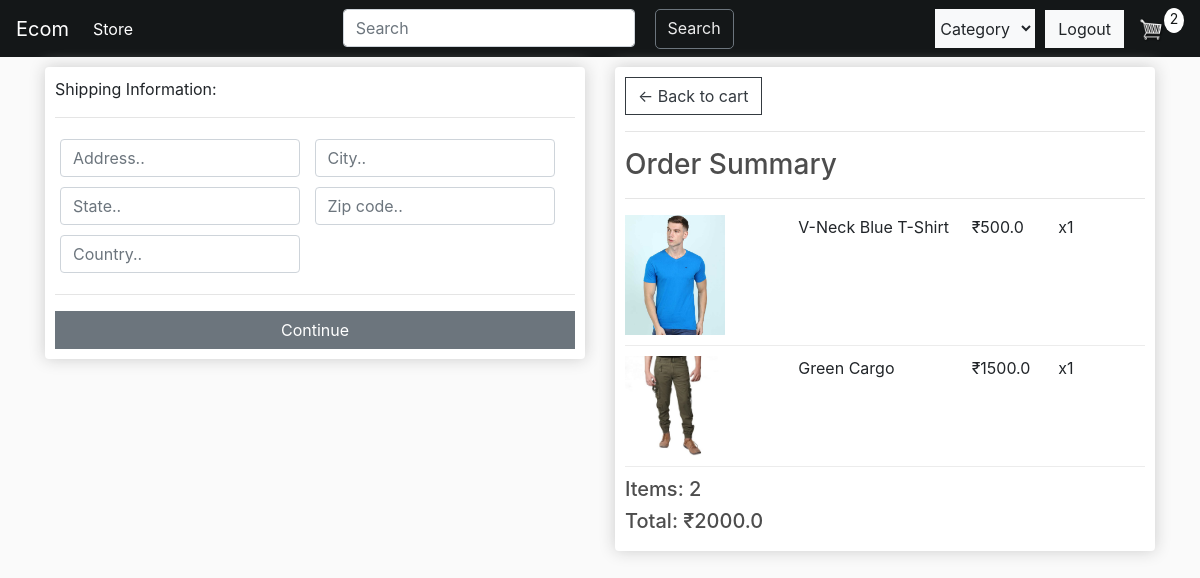
Before: /checkout (signed in) with the older database file.
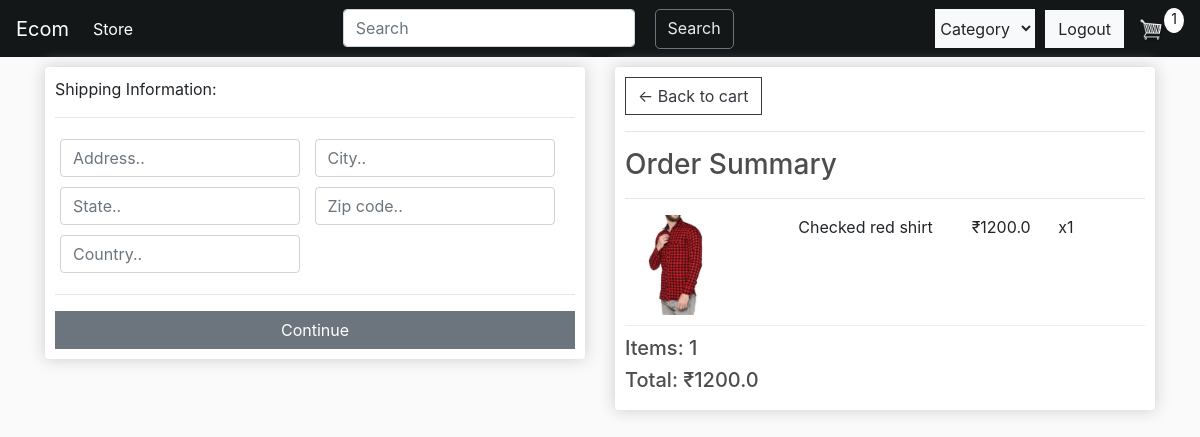
After: the same page with the newer database file.
### store/models.py (models this page shows, shortened)
class OrderItem(models.Model):
    product = models.ForeignKey(Product, on_delete=models.SET_NULL, null =True)
    order = models.ForeignKey(Order, on_delete = models.SET_NULL, null = True)
    quantity = models.IntegerField(default = 0, null = True, blank = True)
    date_added = models.DateTimeField(auto_now_add = True)
    @property
    def get_total(self):
        total = self.product.price * self.quantity
        return total

class Product(models.Model):
    name = models.CharField(max_length=200,null=True)
    price = models.FloatField()
    description = models.CharField(max_length=500,blank=True,default="")
    CATEGORY = (('shirt','SHIRT'), ('t-shirt','T-SHIRT'),('trouser','TROUSER'))
    categories = models.CharField(max_length=7,choices=CATEGORY,default='shirt')
    image = models.ImageField(null=True,blank = True)
    stock = models.IntegerField(default = 0)
    @property
    def imageURL(self):
        try:
            url = self.image.url
        except:
            url = ''
        return url

class Order(models.Model):
    customer = models.ForeignKey(Customer, on_delete=models.SET_NULL,blank=True,null=True)
    date_ordered = models.DateTimeField(auto_now_add=True)
    complete = models.BooleanField(default=False,null=True,blank=False)
    transaction_id = models.CharField(max_length=200, null=True)
    @property
    def get_cart_total(self):
        orderitem = self.orderitem_set.all()
        total =  sum([item.get_total for item in orderitem])
        return total
    @property
    def get_cart_items(self):
        orderitem = self.orderitem_set.all()
        total = sum([item.quantity for item in orderitem])
        return total

### store/views.py (the view)
# urls.py: path('checkout',views.checkout,name='checkout'),
def checkout(request):
    customer = request.user.customer
    order, created = Order.objects.get_or_create(customer=customer, complete = False)
    items = order.orderitem_set.all()
    cartItems = order.get_cart_items
    context = {"items":items, "order":order, "cartItems": cartItems}
    return render(request,'store/checkout.html',context)

### store/templates/store/checkout.html (shortened to what this page needs)
{% extends 'store/main.html'%}
{% load static%}
{%block content%}
<div class="row">
    <div class="col-lg-6">
        <div class="box-element" id="former-wrapper">
            <form id="form">
                <div id="shipping-info">
						<p>Shipping Information:</p>
						<hr>
						<div class="form-field">
							<input class="form-control" type="text" name="address" placeholder="Address..">
						</div>
						<div class="form-field">
							<input class="form-control" type="text" name="city" placeholder="City..">
						</div>
						<div class="form-field">
							<input class="form-control" type="text" name="state" placeholder="State..">
						</div>
						<div class="form-field">
							<input class="form-control" type="text" name="zipcode" placeholder="Zip code..">
						</div>
						<div class="form-field">
							<input class="form-control" type="text" name="country" placeholder="Country..">
						</div>
                </div>
                <hr>
                <input id="form-btn" class="btn  btn-secondary btn-block" type="submit" value="Continue">
            </form>
        </div>
        <br>
    </div>
    <div class="col-lg-6">
        <div class="box-element" >
            <a class="btn btn-outline-dark" href="{% url 'cart' %}">&#8592; Back to cart</a>
            <hr>
            <h3>Order Summary</h3>
            <hr>
            {% for item in items%}
                <div  class="cart-row">
                    <div style="flex:2"><img class="row-image" src="{{item.product.imageURL}}"></div>
                    <div style="flex:2"><p>{{item.product.name}}</p></div>
                    <div style="flex:1"><p>₹{{item.product.price}}</p></div>
                    <div style="flex:1"><p>x{{item.quantity}}</p></div>
                </div>
            {% endfor %}
            <h5>Items:   {{order.get_cart_items}}</h5>
	        <h5 >Total:   ₹{{order.get_cart_total}}</h5>
        </div>
    </div>
</div>
{%endblock%}

Changed rows visible on the page:
removed OrderItem: product.imageURL (picture), product.name "V-Neck Blue T-Shirt", product.price "500.0", quantity "1"
removed OrderItem: product.imageURL (picture), product.name "Green Cargo", product.price "1500.0", quantity "1"
removed Order: get_cart_items "2", get_cart_total "2000.0"
added OrderItem: product.imageURL (picture), product.name "Checked red shirt", product.price "1200.0", quantity "1"
added Order: get_cart_items "1", get_cart_total "1200.0"
Other visible differences:
{{ cartItems }}: "2" → "1"
